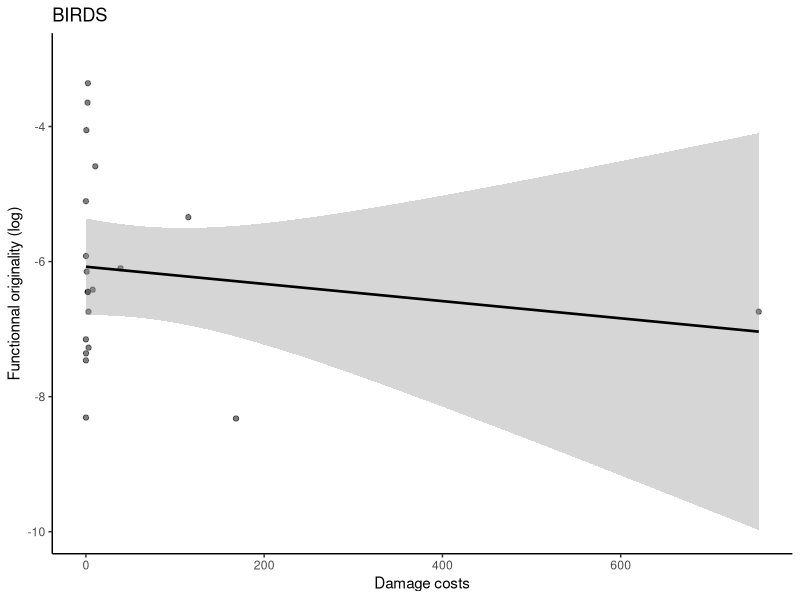

This chart was generated by the following R code: (Note: this script raises an error after producing the figure.)
library(dplyr)
library(stringr)
library(tibble)
library(plyr)
library(ggplot2)
library(MASS)
library(scales)

#setwd("./Invacost/Marine")

######################################
############# Load data ##############
######################################

dataAllFInvacost<-read.csv2("./dataAllFInvacost.csv")
invmammals<-filter(dataAllFInvacost, className=="MAMMALIA")
invbirds<-filter(dataAllFInvacost, className=="AVES")

#DAMAGE COST
##FUNCTIONAL ORI
##MAMMALS
#avec log
DAMfuncMAM<-ggplot(invmammals, aes(x=log(Average.annual.cost_damage), y=log(meanoriFtree))) +
  geom_point(alpha=0.5)+ theme_classic() +
  ggtitle("MAMMALS" ) +
  xlab("Damage costs (log)") + ylab("Functionnal originality (log)") +
  #  stat_smooth(method = "loess", formula = y ~  x, size = .9, se = TRUE, colour = "black")
  stat_smooth(method = "lm", formula = y ~  x, size = .9, se = TRUE, colour = "black")

#sans log
ggplot(invmammals, aes(x=Average.annual.cost_damage, y=log(meanoriFtree))) +
  geom_point(alpha=0.5)+ theme_classic() +
  ggtitle("BIRDS" ) +
  xlab("Damage costs") + ylab("Functionnal originality (log)") +
  #  stat_smooth(method = "loess", formula = y ~  x, size = .9, se = TRUE, colour = "black")
  stat_smooth(method = "lm", formula = y ~  x, size = .9, se = TRUE, colour = "black")

######TEST
cor.test(log(invmammals$Average.annual.cost_damage),log(invmammals$meanoriFtree), method = "pearson" )
cor.test(invmammals$Average.annual.cost_damage,invmammals$meanoriFtree, method = "pearson" )



##BIRDS
DAMfuncBIRD<-ggplot(invbirds, aes(x=log(Average.annual.cost_damage), y=log(meanoriFtree))) +
  geom_point(alpha=0.5)+ theme_classic() +
  ggtitle("BIRDS" )+
  xlab("Damage costs (log)") + ylab("Functionnal originality (log)") +
  #  stat_smooth(method = "loess", formula = y ~  x, size = .9, se = TRUE, colour = "black")
  stat_smooth(method = "lm", formula = y ~  x, size = .9, se = TRUE, colour = "black")

######TEST
cor.test(log(invbirds$Average.annual.cost_damage),log(invbirds$meanoriFtree), method = "pearson" ) ##des NA
cor.test(invbirds$Average.annual.cost_damage,invbirds$meanoriFtree, method = "pearson" )


##PHYL ORI
##MAMMALS

DAMphylMAM<-ggplot(invmammals, aes(x=log(Average.annual.cost_damage), y=log(oriPtree))) +
  geom_point(alpha=0.5)+ theme_classic() +
  ggtitle("MAMMALS" ) +
  xlab("Damage costs (log)") + ylab("Phylogenetic originality (log)") +
  #  stat_smooth(method = "loess", formula = y ~  x, size = .9, se = TRUE, colour = "black")
  stat_smooth(method = "lm", formula = y ~  x, size = .9, se = TRUE, colour = "black")

######TEST
cor.test(log(invmammals$Average.annual.cost_damage),log(invmammals$oriPtree), method = "pearson" ) ##des NA
cor.test(invmammals$Average.annual.cost_damage,invmammals$oriPtree, method = "pearson" )


##BIRDS 
DAMphylBIRD<-ggplot(invbirds, aes(x=log(Average.annual.cost_damage), y=log(oriPtree))) +
  geom_point(alpha=0.5)+ theme_classic() +
  ggtitle("BIRDS" )+
  xlab("Damage costs (log)") + ylab("Phylogenetic originality (log)") +
  #  stat_smooth(method = "loess", formula = y ~  x, size = .9, se = TRUE, colour = "black")
  stat_smooth(method = "lm", formula = y ~  x, size = .9, se = TRUE, colour = "black")

######TEST
cor.test(log(invbirds$Average.annual.cost_damage),(invbirds$oriPtree), method = "pearson" ) ##des NA
cor.test(invbirds$Average.annual.cost_damage,invbirds$oriPtree, method = "pearson" )


#MANAGEMENT COST
##FUNCTIONAL ORI
##MAMMALS

MANfuncMAM<-ggplot(invmammals, aes(x=log(Average.annual.cost_management), y=log(meanoriFtree))) +
  geom_point(alpha=0.5)+ theme_classic() +
  ggtitle("MAMMALS" ) +
  xlab("Management costs (log)") + ylab("Functional originality (log)") +
  #  stat_smooth(method = "loess", formula = y ~  x, size = .9, se = TRUE, colour = "black")
  stat_smooth(method = "lm", formula = y ~  x, size = .9, se = TRUE, colour = "black")

######TEST
cor.test(log(invmammals$Average.annual.cost_management),log(invmammals$meanoriFtree), method = "pearson", use = "complete.obs")
cor.test(invmammals$Average.annual.cost_management,invmammals$meanoriFtree, method = "pearson" )


##BIRDS
MANfuncBIRD<-ggplot(invbirds, aes(x=log(Average.annual.cost_management), y=log(meanoriFtree))) +
  geom_point(alpha=0.5)+ theme_classic() +
  ggtitle("BIRDS" )+
  xlab("Management costs (log)") + ylab("Functional originality (log)") +
  #  stat_smooth(method = "loess", formula = y ~  x, size = .9, se = TRUE, colour = "black")
  stat_smooth(method = "lm", formula = y ~  x, size = .9, se = TRUE, colour = "black")


######TEST
cor.test(log(invbirds$Average.annual.cost_management),log(invbirds$meanoriFtree), method = "pearson" )
cor.test(invbirds$Average.annual.cost_management,invbirds$meanoriFtree, method = "pearson" )


##PHYL ORI
##MAMMALS

MANphylMAM<-ggplot(invmammals, aes(x=log(Average.annual.cost_management), y=log(oriPtree))) +
  geom_point(alpha=0.5)+ theme_classic() +
  ggtitle("MAMMALS" ) +
  xlab("Management costs (log)") + ylab("Phylogenetic originality (log)") +
  #  stat_smooth(method = "loess", formula = y ~  x, size = .9, se = TRUE, colour = "black")
  stat_smooth(method = "lm", formula = y ~  x, size = .9, se = TRUE, colour = "black")

######TEST
cor.test(log(invmammals$Average.annual.cost_management),log(invmammals$oriPtree), method = "pearson" ) ##des NA
cor.test(invmammals$Average.annual.cost_management,invmammals$oriPtree, method = "pearson" )


##BIRDS
MANphylBIRD<-ggplot(invbirds, aes(x=log(Average.annual.cost_management), y=log(oriPtree))) +
  geom_point(alpha=0.5)+ theme_classic() +
  ggtitle("BIRDS" )+
  xlab("Management costs (log)") + ylab("Phylogenetic originality (log)") +
  #  stat_smooth(method = "loess", formula = y ~  x, size = .9, se = TRUE, colour = "black")
  stat_smooth(method = "lm", formula = y ~  x, size = .9, se = TRUE, colour = "black")

cor.test(log(invbirds$Average.annual.cost_management),log(invbirds$oriPtree), method = "pearson" ) ##des NA
cor.test(invbirds$Average.annual.cost_management,invbirds$oriPtree, method = "pearson" )


jpeg("./Figure3_costrelation.jpeg", width=7, height=12, units="in", res=300)
plot_grid(DAMfuncMAM,DAMfuncBIRD, DAMphylMAM, DAMphylBIRD, MANfuncMAM,MANfuncBIRD,MANphylMAM,MANphylBIRD + theme(legend.position="none") ,
          rel_widths = c(2, 2), ncol = 2, nrow = 4, labels = c("A","B","C","D","E","F", "G", "H"))
dev.off()



# ###THREAT STATUS
# 
# DAMthreatinvmammals <- ggplot(invmammals, aes(x=reorder(redlistCategory_version_2020.2, -log(Average.annual.cost_damage)), y=log(Average.annual.cost_damage))) + 
#   geom_jitter(shape=16, size=1, color="grey", position=position_jitter(0))+
#   geom_boxplot(alpha = 0.5)+
#   theme_bw()+
#   theme(axis.text.x = element_text(angle = 40, hjust=1), axis.title.x = element_blank())+
#   labs(y="Damage costs (log)")+
#   ggtitle("THREAT- MAMMALS" )
# DAMthreatinvmammals
# 
# MANthreatinvmammals <- ggplot(invmammals, aes(x=reorder(redlistCategory_version_2020.2, -log(Average.annual.cost_management)), y=log(Average.annual.cost_management))) + 
#   geom_jitter(shape=16, size=1, color="grey", position=position_jitter(0))+
#   geom_boxplot(alpha = 0.5)+
#   theme_bw()+
#   theme(axis.text.x = element_text(angle = 40, hjust=1), axis.title.x = element_blank())+
#   labs(y="Management costs (log)")+
#   ggtitle("THREAT- MAMMALS" )
# MANthreatinvmammals
# 
# DAMthreatinvbirds <- ggplot(invbirds, aes(x=reorder(redlistCategory_version_2020.2, -log(Average.annual.cost_damage)), y=log(Average.annual.cost_damage))) + 
#   geom_jitter(shape=16, size=1, color="grey", position=position_jitter(0))+
#   geom_boxplot(alpha = 0.5)+
#   theme_bw()+
#   theme(axis.text.x = element_text(angle = 40, hjust=1), axis.title.x = element_blank())+
#   labs(y="Damage costs (log)")+
#   ggtitle("THREAT- BIRDS" )
# DAMthreatinvbirds
# 
# MANthreatinvbirds <- ggplot(invbirds, aes(x=reorder(redlistCategory_version_2020.2, -log(Average.annual.cost_management)), y=log(Average.annual.cost_management))) + 
#   geom_jitter(shape=16, size=1, color="grey", position=position_jitter(0))+
#   geom_boxplot(alpha = 0.5)+
#   theme_bw()+
#   theme(axis.text.x = element_text(angle = 40, hjust=1), axis.title.x = element_blank())+
#   labs(y="Management costs (log)")+
#   ggtitle("THREAT- BIRDS" )
# MANthreatinvbirds
# 
# 
# jpeg("./Figure3_cost_threat_relation.jpeg", width=7, height=12, units="in", res=300)
# plot_grid(DAMthreatinvmammals,DAMthreatinvbirds, MANthreatinvmammals, MANthreatinvbirds,
#           rel_widths = c(2, 2), ncol = 2, nrow = 2, labels = c("A","B","C","D"))
# dev.off()
